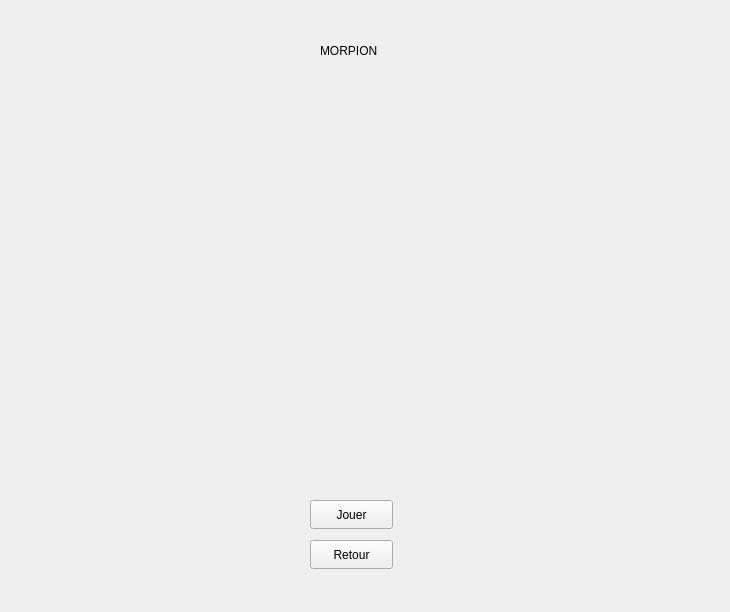
<?xml version="1.0" encoding="UTF-8"?>
<ui version="4.0">
 <class>MorpionGUI</class>
 <widget class="QWidget" name="MorpionGUI">
  <property name="geometry">
   <rect>
    <x>0</x>
    <y>0</y>
    <width>730</width>
    <height>612</height>
   </rect>
  </property>
  <property name="windowTitle">
   <string>Form</string>
  </property>
  <widget class="QLabel" name="label">
   <property name="geometry">
    <rect>
     <x>320</x>
     <y>40</y>
     <width>81</width>
     <height>21</height>
    </rect>
   </property>
   <property name="text">
    <string>MORPION</string>
   </property>
  </widget>
  <widget class="QPushButton" name="JouerButton">
   <property name="geometry">
    <rect>
     <x>310</x>
     <y>500</y>
     <width>83</width>
     <height>29</height>
    </rect>
   </property>
   <property name="text">
    <string>Jouer</string>
   </property>
  </widget>
  <widget class="QPushButton" name="retourAccueil">
   <property name="geometry">
    <rect>
     <x>310</x>
     <y>540</y>
     <width>83</width>
     <height>29</height>
    </rect>
   </property>
   <property name="text">
    <string>Retour</string>
   </property>
  </widget>
 </widget>
 <resources/>
 <connections/>
</ui>
